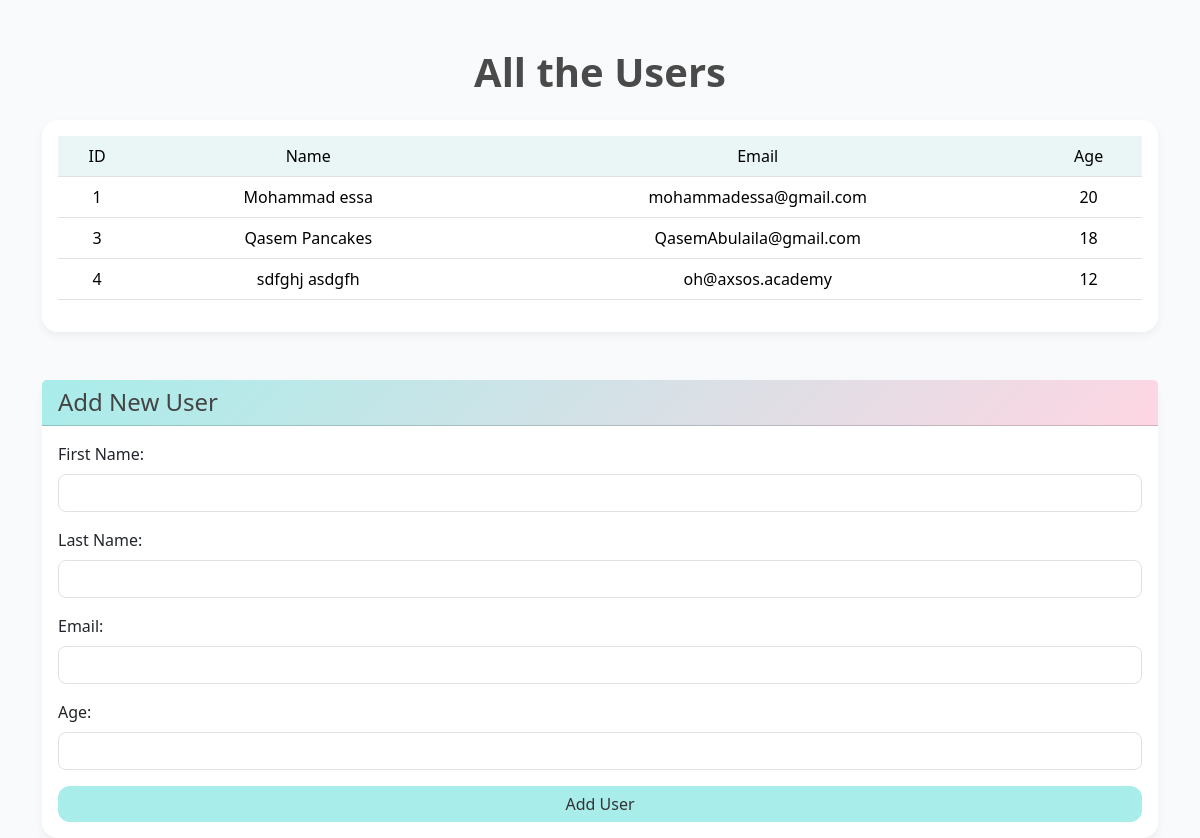
The page / on the database its author committed.
### users_app/models.py (models this page shows, shortened)
class User(models.Model):
    first_name = models.CharField(max_length=255)
    last_name = models.CharField(max_length=255)
    email = models.CharField(max_length=255)
    age = models.IntegerField()
    created_at = models.DateTimeField(auto_now_add=True)
    updated_at = models.DateTimeField(auto_now=True)

### users_app/views.py (the view)
# urls.py: path('', views.index, name='index'),
def index(request):
    context = {
        'users': User.objects.all()
    }
    return render(request, 'users_app/index.html', context)

### users_app/templates/users_app/index.html (shortened to what this page needs)
<!DOCTYPE html>
<html lang="en">
<head>
    <link href="https://cdn.jsdelivr.net/npm/bootstrap@5.3.3/dist/css/bootstrap.min.css" rel="stylesheet">
</head>
<body>
    <div class="container mt-5">
        <h1 class="text-center mb-4">All the Users</h1>
        <div class="card mb-5">
            <div class="card-body">
                <table class="table table-hover align-middle text-center">
                    <thead>
                        <tr>
                            <th>ID</th>
                            <th>Name</th>
                            <th>Email</th>
                            <th>Age</th>
                        </tr>
                    </thead>
                    <tbody>
                        {% for user in users %}
                        <tr>
                            <td>{{ user.id }}</td>
                            <td>{{ user.first_name }} {{ user.last_name }}</td>
                            <td>{{ user.email }}</td>
                            <td>{{ user.age }}</td>
                        </tr>
                        {% endfor %}
                    </tbody>
                </table>
            </div>
        </div>
        <div class="card">
            <div class="card-header">
                <h4 class="mb-0">Add New User</h4>
            </div>
            <div class="card-body">
                <form action="/create_user" method="POST">
                    <div class="mb-3">
                        <label class="form-label">First Name:</label>
                        <input type="text" name="first_name" class="form-control rounded-3" required>
                    </div>
                    <div class="mb-3">
                        <label class="form-label">Last Name:</label>
                        <input type="text" name="last_name" class="form-control rounded-3" required>
                    </div>
                    <div class="mb-3">
                        <label class="form-label">Email:</label>
                        <input type="email" name="email" class="form-control rounded-3" required>
                    </div>
                    <div class="mb-3">
                        <label class="form-label">Age:</label>
                        <input type="number" name="age" class="form-control rounded-3" required>
                    </div>
                    <button class="btn btn-soft w-100"> Add User</button>
                </form>
            </div>
        </div>
    </div>
</body>
</html>

### users_app/templates/users_app/index.html (style rules this page uses)
body { background: #f9fafc; font-family: "Segoe UI", Tahoma, Geneva, Verdana, sans-serif; }
h1 { color: #4a4a4a; font-weight: 600; }
.card { border-radius: 1rem; border: none; box-shadow: 0 4px 10px rgba(0, 0, 0, 0.05); }
.card-header { border-radius: 1rem 1rem 0 0; background: linear-gradient(135deg, #a8edea, #fed6e3); color: #444; font-weight: 500; }
table th { background-color: #eaf6f6 !important; color: #444; font-weight: 500; }
table td { color: #555; }
.btn-soft { background-color: #a8edea; border: none; color: #333; font-weight: 500; transition: 0.3s; border-radius: 0.75rem; }

### rows shown on the page
User: id "1", first_name "Mohammad", last_name "essa", email "mohammadessa@gmail.com", age "20"
User: id "3", first_name "Qasem", last_name "Pancakes", email "QasemAbulaila@gmail.com", age "18"
User: id "4", first_name "sdfghj", last_name "asdgfh", email "oh@axsos.academy", age "12"
